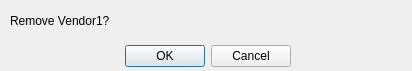
<?xml version="1.0" encoding="UTF-8"?>
<ui version="4.0">
 <class>currencyConversions</class>
 <widget class="QDialog" name="currencyConversions">
  <property name="geometry">
   <rect>
    <x>0</x>
    <y>0</y>
    <width>412</width>
    <height>71</height>
   </rect>
  </property>
  <property name="windowTitle">
   <string>Dialog</string>
  </property>
  <widget class="QDialogButtonBox" name="buttonBox">
   <property name="geometry">
    <rect>
     <x>110</x>
     <y>40</y>
     <width>181</width>
     <height>32</height>
    </rect>
   </property>
   <property name="orientation">
    <enum>Qt::Horizontal</enum>
   </property>
   <property name="standardButtons">
    <set>QDialogButtonBox::Cancel|QDialogButtonBox::Ok</set>
   </property>
  </widget>
  <widget class="QLabel" name="label">
   <property name="geometry">
    <rect>
     <x>10</x>
     <y>10</y>
     <width>391</width>
     <height>21</height>
    </rect>
   </property>
   <property name="text">
    <string>Remove Vendor1?</string>
   </property>
  </widget>
 </widget>
 <resources/>
 <connections>
  <connection>
   <sender>buttonBox</sender>
   <signal>accepted()</signal>
   <receiver>currencyConversions</receiver>
   <slot>accept()</slot>
   <hints>
    <hint type="sourcelabel">
     <x>248</x>
     <y>254</y>
    </hint>
    <hint type="destinationlabel">
     <x>157</x>
     <y>274</y>
    </hint>
   </hints>
  </connection>
  <connection>
   <sender>buttonBox</sender>
   <signal>rejected()</signal>
   <receiver>currencyConversions</receiver>
   <slot>reject()</slot>
   <hints>
    <hint type="sourcelabel">
     <x>316</x>
     <y>260</y>
    </hint>
    <hint type="destinationlabel">
     <x>286</x>
     <y>274</y>
    </hint>
   </hints>
  </connection>
 </connections>
</ui>
